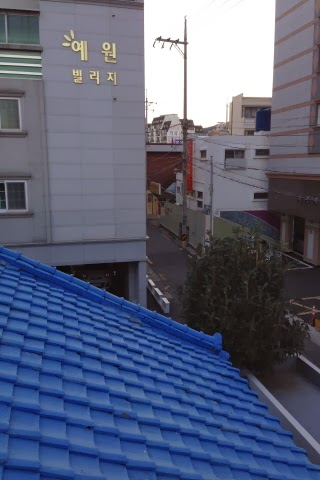
#> input picture pictures/S1.jpg, 320 x 480 px
$ jupyter execute Main.ipynb
#> lines starting #> are read from the running program, lines starting #| are printed output that depends on the picture
[cell 1]
import cv2
import numpy as np
from skimage.transform import ProjectiveTransform

[cell 2]
def find_keypoints_and_descriptors(image):
    sift = cv2.SIFT_create()
    keypoints, descriptors = sift.detectAndCompute(image, None)
    return keypoints, descriptors

def match_keypoints(des1, des2):
    bf = cv2.BFMatcher()
    matches = bf.knnMatch(des1, des2, k=2)
    good_matches = []
    for m, n in matches:
        if m.distance < 0.75 * n.distance:
            good_matches.append(m)
    return good_matches

def find_homography(kp1, kp2, matches):
    src_pts = np.float32([kp1[m.queryIdx].pt for m in matches]).reshape(-1, 1, 2)
    dst_pts = np.float32([kp2[m.trainIdx].pt for m in matches]).reshape(-1, 1, 2)
    homography, _ = cv2.findHomography(src_pts, dst_pts, cv2.RANSAC, 5.0)
    return homography

def warp_image(image, homography, output_size):
    warped_image = cv2.warpPerspective(image, homography, output_size)
    return warped_image

def blend_images(image1, image2):
    blended_image = cv2.addWeighted(image1, 0.5, image2, 0.5, 0)
    return blended_image

def load_images(image_paths):
    images = []
    for path in image_paths:
        img = cv2.imread(path)
#> img is the input picture: shape (480, 320, 3); mean B, G, R 121.5, 96.9, 89.6
        if img is None:
            print(f"No se pudo cargar la imagen en {path}.")
        else:
            images.append(img)
    return images

[cell 3]
# Cargar imágenes
image_paths = ['pictures/S1.jpg', 'pictures/S2.jpg', 'pictures/S3.jpg', 'pictures/S4.jpg', 'pictures/S5.jpg']  # Ruta de las imágenes
images = load_images(image_paths)

[cell 4]
if len(images) < 2:
    print("Se necesitan al menos dos imágenes para crear una panorámica.")
else:
    # Encontrar homografías entre imágenes consecutivas
    keypoints = []
    descriptors = []
    homographies = []

    for i in range(len(images) - 1):
        keypoints1, descriptors1 = find_keypoints_and_descriptors(images[i])
        keypoints2, descriptors2 = find_keypoints_and_descriptors(images[i + 1])
        if keypoints1 is None or keypoints2 is None or descriptors1 is None or descriptors2 is None:
            print(f"No se pudieron encontrar puntos clave y descriptores para las imágenes {i} y {i + 1}.")
        else:
            matches = match_keypoints(descriptors1, descriptors2)
            if len(matches) < 4:
                print(f"No se encontraron suficientes coincidencias entre las imágenes {i} y {i + 1}.")
            else:
                homography = find_homography(keypoints1, keypoints2, matches)
                if homography is None:
                    print(f"No se pudo calcular la homografía entre las imágenes {i} y {i + 1}.")
                else:
                    homographies.append(homography)
                    keypoints.append(keypoints1)
                    descriptors.append(descriptors1)

    if len(homographies) < len(images) - 1:
        print("No se pudo encontrar la homografía para todas las imágenes consecutivas.")
    else:
        # Aplicar warping para alinear todas las imágenes
        output_size = (images[0].shape[1], images[0].shape[0])
#> output_size = (320, 480)
        warped_images = [images[0]]
        for i in range(1, len(images)):
            warped_image = warp_image(images[i], np.linalg.inv(homographies[i - 1]), output_size)
            warped_images.append(warped_image)
#> this loop made 4 passes
#> pass 1, in warp_image, `warped_image = cv2.warpPerspective(image, homography, output_size)`:
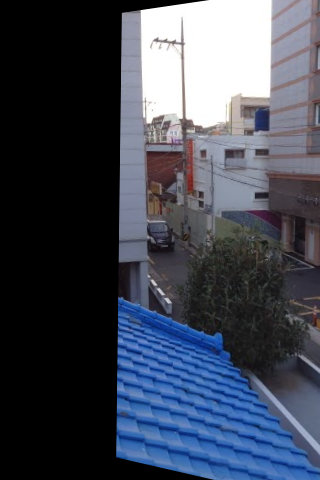
#> warped_image: shape (480, 320, 3); mean B, G, R 84.5, 70.7, 64.7
#> pass 2, in warp_image (call 2), `warped_image = cv2.warpPerspective(image, homography, output_size)`:
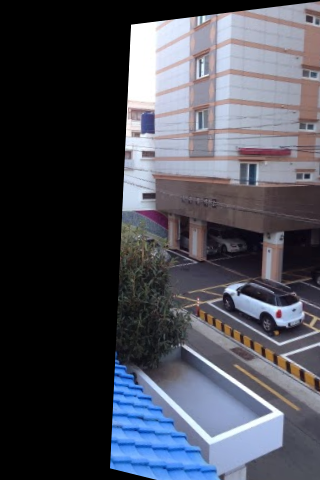
#> warped_image: shape (480, 320, 3); mean B, G, R 84.1, 74, 72.3
#> pass 3, in warp_image (call 3), `warped_image = cv2.warpPerspective(image, homography, output_size)`:
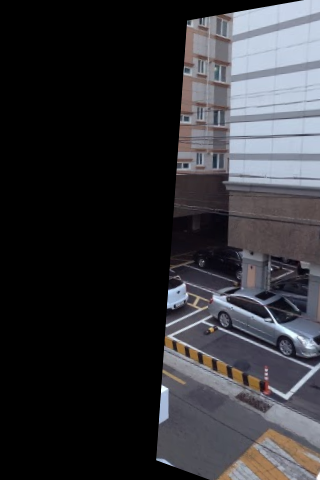
#> warped_image: shape (480, 320, 3); mean B, G, R 54.4, 50.2, 50.3

        # Mezclar imágenes alineadas
        blended_image = warped_images[0]
        for i in range(1, len(warped_images)):
            blended_image = blend_images(blended_image, warped_images[i])
#> this loop made 4 passes
#> pass 1, in blend_images, `blended_image = cv2.addWeighted(image1, 0.5, image2, 0.5, 0)`:
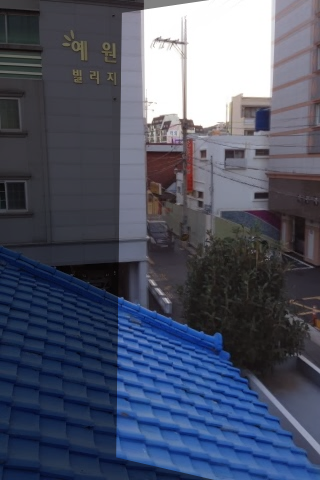
#> blended_image: shape (480, 320, 3); mean B, G, R 103, 83.8, 77.2
#> pass 2, in blend_images (call 2), `blended_image = cv2.addWeighted(image1, 0.5, image2, 0.5, 0)`:
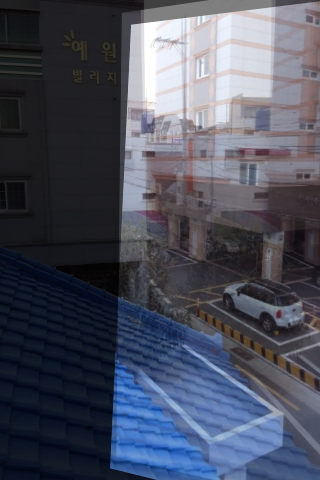
#> blended_image: shape (480, 320, 3); mean B, G, R 93.6, 78.9, 74.7
#> pass 3, in blend_images (call 3), `blended_image = cv2.addWeighted(image1, 0.5, image2, 0.5, 0)`:
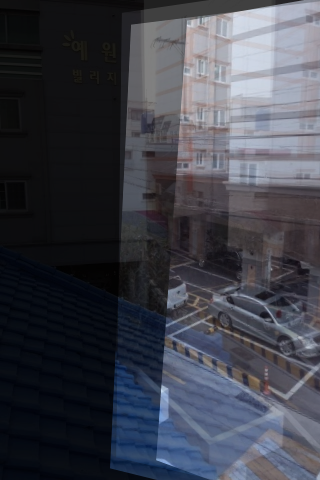
#> blended_image: shape (480, 320, 3); mean B, G, R 74, 64.6, 62.5
#> after the loop:
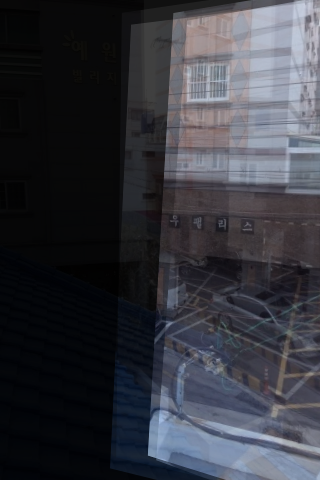
#> blended_image: shape (480, 320, 3); mean B, G, R 62.2, 54.9, 53.6

        # Mostrar la imagen panorámica resultante
        cv2.imshow('Panoramic Image', blended_image)
        cv2.waitKey(0)
        cv2.destroyAllWindows()
